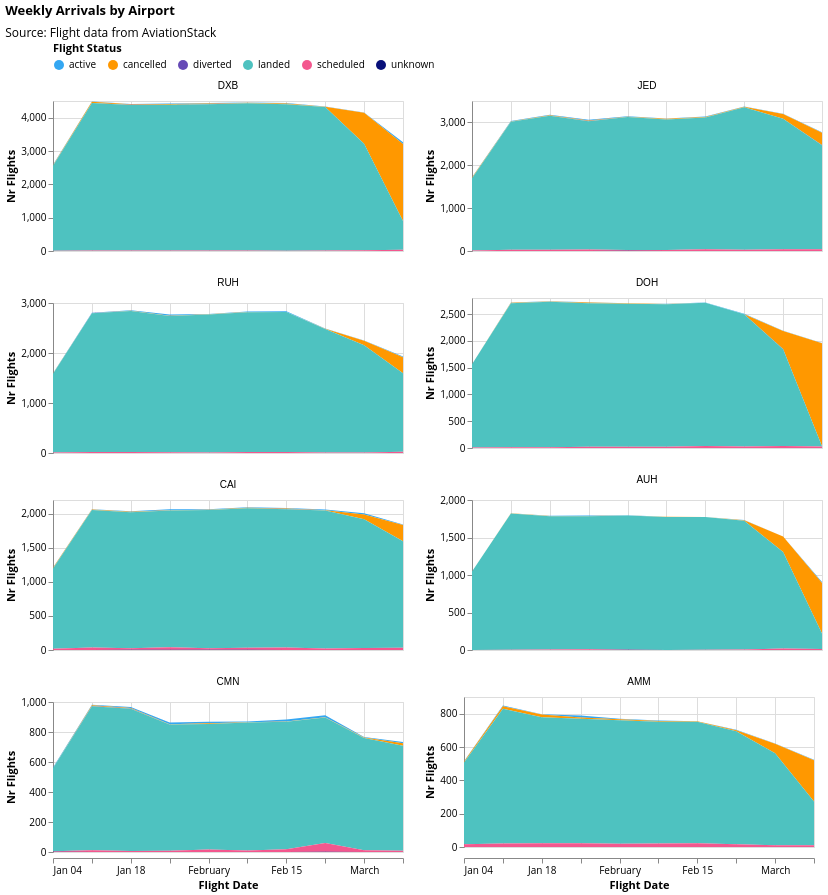

The code cell stored with this chart in its notebook:
### Markdown cell above
### Weekly Arrivals by Flight Status

### Code cell
arrivals_exploded["flight_date"] = pd.to_datetime(arrivals_exploded["flight_date"])

df = (
    arrivals_exploded.groupby(
        [pd.Grouper(key="flight_date", freq="W"), "flight_status", "iata_arr"]
    )
    .size()
    .reset_index(name="count")
)

df = df[df['flight_date']<'2026-03-15']

get_area_plot_by_airport(
    df,
    airports=airports,
    airport_col="iata_arr",
    title="Weekly Arrivals by Airport",
    source_text="Source: Flight data from AviationStack",
    reindex_freq="W",
)

### Figure 1 — Vega-Lite specification as saved in the notebook (floating-point values rounded to 4 significant figures; data arrays with more than 128 entries replaced by an {"elided": "..."} marker saying what was removed)
{"config": {"view": {"continuousWidth": 300, "continuousHeight": 300}, "axis": {"labelFont": "Open Sans", "titleFont": "Open Sans"}, "legend": {"labelFont": "Open Sans", "titleFont": "Open Sans"}, "title": {"anchor": "start", "font": "Open Sans", "subtitleFont": "Open Sans"}}, "data": {"name": "data-40d6f786c7fc59b3772f106e168a50e4"}, "facet": {"field": "iata_arr", "sort": ["DXB", "JED", "RUH", "DOH", "CAI", "AUH", "CMN", "AMM"], "title": null, "type": "nominal"}, "spec": {"layer": [{"mark": {"type": "area"}, "encoding": {"color": {"field": "flight_status", "legend": {"direction": "horizontal", "offset": 10, "orient": "top", "titleAnchor": "start"}, "scale": {"range": ["#34A7F2", "#FF9800", "#664AB6", "#4EC2C0", "#F3578E", "#081079", "#0C7C68", "#DDDA21"]}, "title": "Flight Status", "type": "nominal"}, "tooltip": [{"field": "flight_date", "title": "Flight Date", "type": "temporal"}, {"field": "flight_status", "title": "Status", "type": "nominal"}, {"field": "count", "title": "Flights", "type": "quantitative"}], "x": {"field": "flight_date", "title": "Flight Date", "type": "temporal"}, "y": {"field": "count", "stack": "zero", "title": "Nr Flights", "type": "quantitative"}}}], "height": 150, "width": 350}, "columns": 2, "resolve": {"scale": {"y": "independent"}}, "title": {"text": "Weekly Arrivals by Airport", "subtitle": "Source: Flight data from AviationStack", "subtitlePadding": 10}, "$schema": "https://vega.github.io/schema/vega-lite/v5.20.1.json", "datasets": {"data-40d6f786c7fc59b3772f106e168a50e4": {"elided": "440 records"}}}
